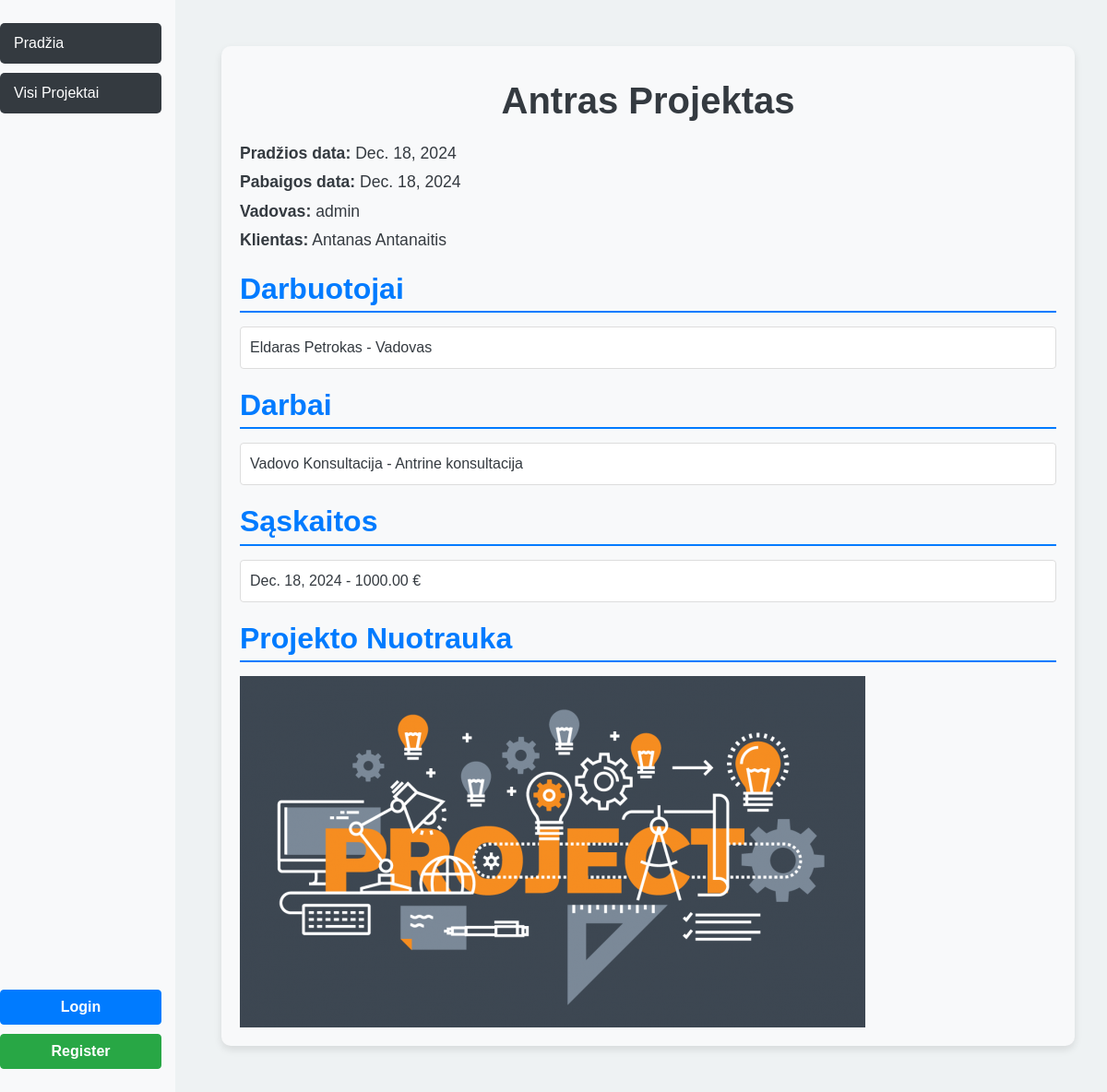
The page /projektai/projektai/06259dea-c18d-44e5-bdfe-a0375c0190e4/ on the database its author committed.
### projektuvaldymas/models.py (models this page shows, shortened)
class Projektas(models.Model):
    id = models.UUIDField(primary_key=True, default=uuid.uuid4, editable=False)
    pavadinimas = models.CharField("Pavadinimas", max_length=250)
    pradzios_data = models.DateField("Pradžios data", default=timezone.now)
    pabaigos_data = models.DateField("Pabaigos data", null=True, blank=True)
    klientas = models.ForeignKey(Klientas, on_delete=models.CASCADE, related_name="projektai")
    vadovas = models.ForeignKey(User, on_delete=models.CASCADE, related_name="vadovaujami_projektai")
    darbuotojai = models.ManyToManyField(Darbuotojas, related_name="projektai")
    darbai = models.ManyToManyField(Darbas, related_name="projektai")
    saskaitos = models.ManyToManyField(Saskaita, related_name="projektai")
    nuotrauka = models.ImageField(upload_to='projekto_nuotraukos/', blank=True, null=True)
    aprasymas = HTMLField(blank=True)
    class Meta:
        verbose_name = "Projektas"
        verbose_name_plural = "Projektai"

class Klientas(models.Model):
    id = models.AutoField(primary_key=True)
    vardas = models.CharField("Vardas", max_length=100)
    pavarde = models.CharField("Pavardė", max_length=100)
    imone = models.CharField("Įmonė", max_length=250)
    kontaktai = models.CharField("Kontaktai", max_length=250)
    def __str__(self):
        return f"{self.vardas} {self.pavarde}"
    class Meta:
        verbose_name = "Klientas"
        verbose_name_plural = "Klientai"

class Darbuotojas(models.Model):
    id = models.AutoField(primary_key=True)
    vardas = models.CharField("Vardas", max_length=100)
    pavarde = models.CharField("Pavardė", max_length=100)
    pareigos = models.CharField("Pareigos", max_length=250)
    class Meta:
        verbose_name = "Darbuotojas"
        verbose_name_plural = "Darbuotojai"

class Darbas(models.Model):
    pavadinimas = models.CharField("Pavadinimas", max_length=250)
    pastabos = models.TextField("Pastabos", max_length=1000)
    class Meta:
        verbose_name = "Darbas"
        verbose_name_plural = "Darbai"

class Saskaita(models.Model):
    id = models.UUIDField(primary_key=True, default=uuid.uuid4, editable=False)
    israsymo_data = models.DateField("Išrašymo data", null=True, blank=True)
    suma = models.DecimalField("Suma", max_digits=10, decimal_places=2)
    class Meta:
        verbose_name = "Saskaita"
        verbose_name_plural = "Saskaitos"

### projektuvaldymas/views.py (the view)
# urls.py: path('projektai/<uuid:pk>/', views.projektas_detail, name='projektas_detail'),
def projektas_detail(request, pk):
    projektas = get_object_or_404(Projektas, pk=pk)
    return render(request, 'projektas_detail.html', {'projektas': projektas})

### projektuvaldymas/templates/projektas_detail.html (shortened to what this page needs)
{% extends 'base.html' %}
{% block content %}
<div class="projektas-detail-container">
    <h1 class="projektas-heading">{{ projektas.pavadinimas }}</h1>
    <div class="projektas-info">
        <p><strong>Pradžios data:</strong> {{ projektas.pradzios_data }}</p>
        <p><strong>Pabaigos data:</strong> {{ projektas.pabaigos_data|default:"Nenurodyta" }}</p>
        <p><strong>Vadovas:</strong> {{ projektas.vadovas }}</p>
        <p><strong>Klientas:</strong> {{ projektas.klientas }}</p>
    </div>
    <div class="projektas-section">
        <h2>Darbuotojai</h2>
        <ul class="list-group">
            {% for darbuotojas in projektas.darbuotojai.all %}
            <li class="list-group-item">
                {{ darbuotojas.vardas }} {{ darbuotojas.pavarde }} - {{ darbuotojas.pareigos }}
            </li>
            {% endfor %}
        </ul>
    </div>
    <div class="projektas-section">
        <h2>Darbai</h2>
        <ul class="list-group">
            {% for darbas in projektas.darbai.all %}
            <li class="list-group-item">
                {{ darbas.pavadinimas }}
                {% if darbas.pastabos %}
                - {{ darbas.pastabos }}
                {% endif %}
            </li>
            {% endfor %}
        </ul>
    </div>
    <div class="projektas-section">
        <h2>Sąskaitos</h2>
        <ul class="list-group">
            {% for saskaita in projektas.saskaitos.all %}
            <li class="list-group-item">
                {{ saskaita.israsymo_data }} - {{ saskaita.suma }} €
            </li>
            {% endfor %}
        </ul>
    </div>
    {% if projektas.nuotrauka %}
    <div class="projektas-section">
        <h2>Projekto Nuotrauka</h2>
        <img src="{{ projektas.nuotrauka.url }}" alt="{{ projektas.pavadinimas }}" class="img-fluid">
    </div>
    {% endif %}
</div>
{% endblock %}

### projektuvaldymas/templates/base.html (shortened to what this page needs)
<!DOCTYPE html>
<html lang="en">
<head>
    <link rel="stylesheet" href="https://stackpath.bootstrapcdn.com/bootstrap/4.1.3/css/bootstrap.min.css"
>
    {% load static %}
    <link rel="stylesheet" href="{% static 'css/styles.css' %}">
</head>
<body>
<div class="container-fluid h-100">
    <div class="row h-100">
        <div class="col-sm-2 d-flex flex-column sidebar">
            {% block sidebar %}
            <ul class="sidebar-nav">
                <li><a href="{% url 'index' %}" class="{% if request.resolver_match.url_name == 'index' %}active{% endif %}">Pradžia</a></li>
                <li><a href="{% url 'projektai_list' %}" class="{% if request.resolver_match.url_name == 'projektai_list' %}active{% endif %}">Visi Projektai</a></li>
            </ul>
            <div class="mt-auto sidebar-bottom">
                {% if user.is_authenticated %}
                <p class="welcome-message">Sveiki atvykę, {{ user.username }}!</p>
                <form method="post" action="{% url 'logout' %}">
                    {% csrf_token %}
                    <button type="submit" class="btn btn-secondary btn-block">Logout</button>
                </form>
                <a href="{% url 'password_change' %}" class="btn btn-warning btn-block">Change Password</a>
                {% else %}
                <a href="{% url 'login' %}" class="btn btn-primary btn-block">Login</a>
                <a href="{% url 'register' %}" class="btn btn-success btn-block">Register</a>
                {% endif %}
            </div>
            {% endblock %}
        </div>
        <div class="col-sm-10 content-wrapper">{% block content %}{% endblock %}</div>
    </div>
</div>
</body>
</html>

### projektuvaldymas/static/css/styles.css (style rules this page uses)
html, body { height: 100%; margin: 0; font-family: 'Arial', sans-serif; background-color: #eef2f3; color: #343a40; }
h1, h2 { font-weight: bold; margin-top: 15px; }
.container-fluid { height: 100%; padding: 0; }
.row { height: 100%; }
.sidebar { background-color: #f8f9fa; padding: 15px; display: flex; flex-direction: column; min-height: 100vh; position: relative; }
.sidebar-nav { list-style: none; padding: 0; margin: 0; flex-grow: 1; }
.sidebar-nav li { margin: 10px 0; }
.sidebar-nav a { text-decoration: none; color: #ffffff; display: block; padding: 10px 15px; background-color: #343a40; border-radius: 5px; transition: background-color 0.3s, transform 0.2s; }
.sidebar-bottom { margin-top: auto; }
.sidebar-bottom .btn { margin-bottom: 10px; font-size: 1rem; font-weight: bold; display: block; text-align: center; }
.content-wrapper { padding: 30px; background-color: #eef2f3; min-height: 100%; }
.projektas-detail-container { margin: 20px; padding: 20px; background-color: #f8f9fa; border-radius: 10px; box-shadow: 0 4px 8px rgba(0, 0, 0, 0.1); }
.projektas-heading { text-align: center; margin-bottom: 20px; color: #343a40; font-weight: bold; }
.projektas-info p { font-size: 1.1rem; margin: 5px 0; }
.projektas-section { margin-top: 20px; }
.projektas-section h2 { color: #007bff; font-weight: bold; border-bottom: 2px solid #007bff; padding-bottom: 5px; margin-bottom: 15px; }
.list-group-item { margin-bottom: 10px; border: 1px solid #ddd; border-radius: 5px; background-color: #ffffff; padding: 10px; }

### rows shown on the page
Projektas: pavadinimas "Antras Projektas", pradzios_data "Dec. 18, 2024", pabaigos_data "Dec. 18, 2024", vadovas "admin", klientas "Antanas Antanaitis", nuotrauka (picture)
Darbuotojas: vardas "Eldaras", pavarde "Petrokas", pareigos "Vadovas"
Darbas: pavadinimas "Vadovo Konsultacija", pastabos "Antrine konsultacija"
Saskaita: israsymo_data "Dec. 18, 2024", suma "1000.00"
